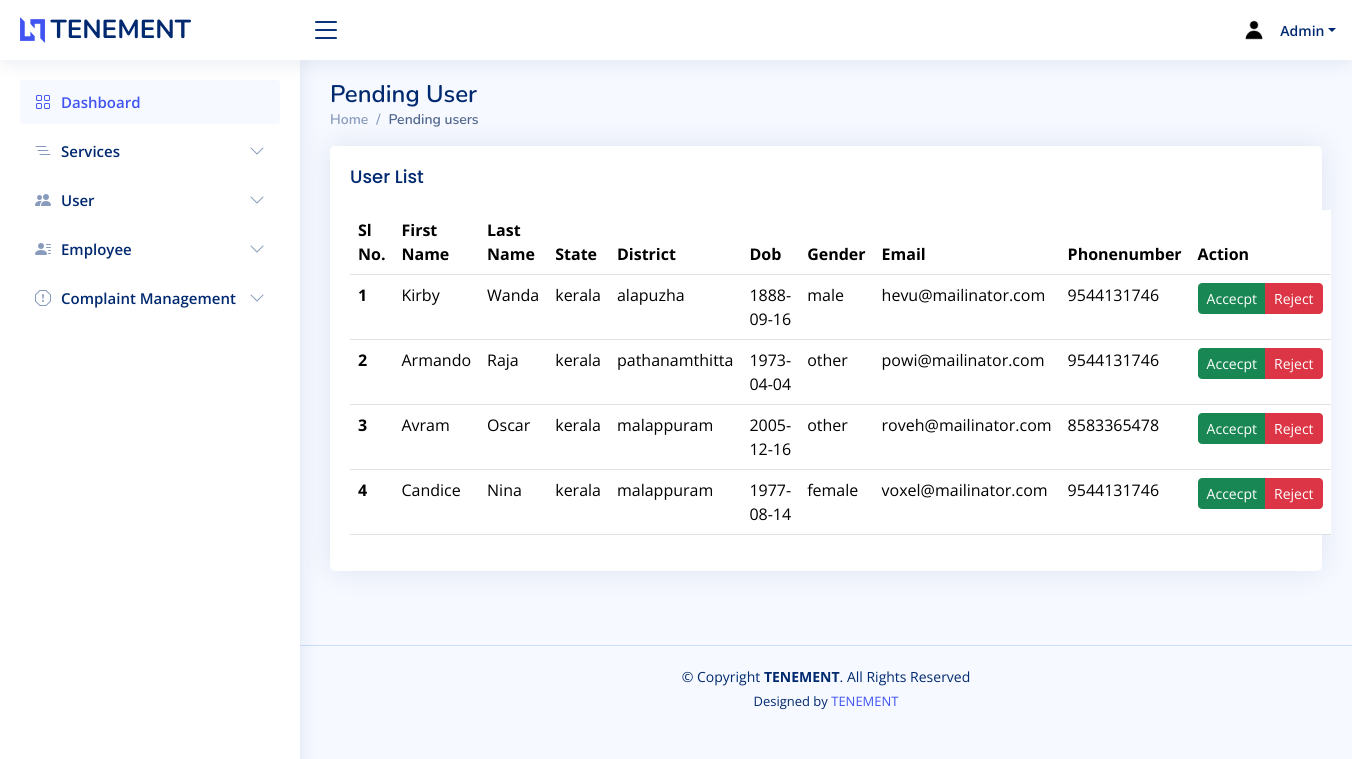
The app's page /admin/pendinguser.php, older data.
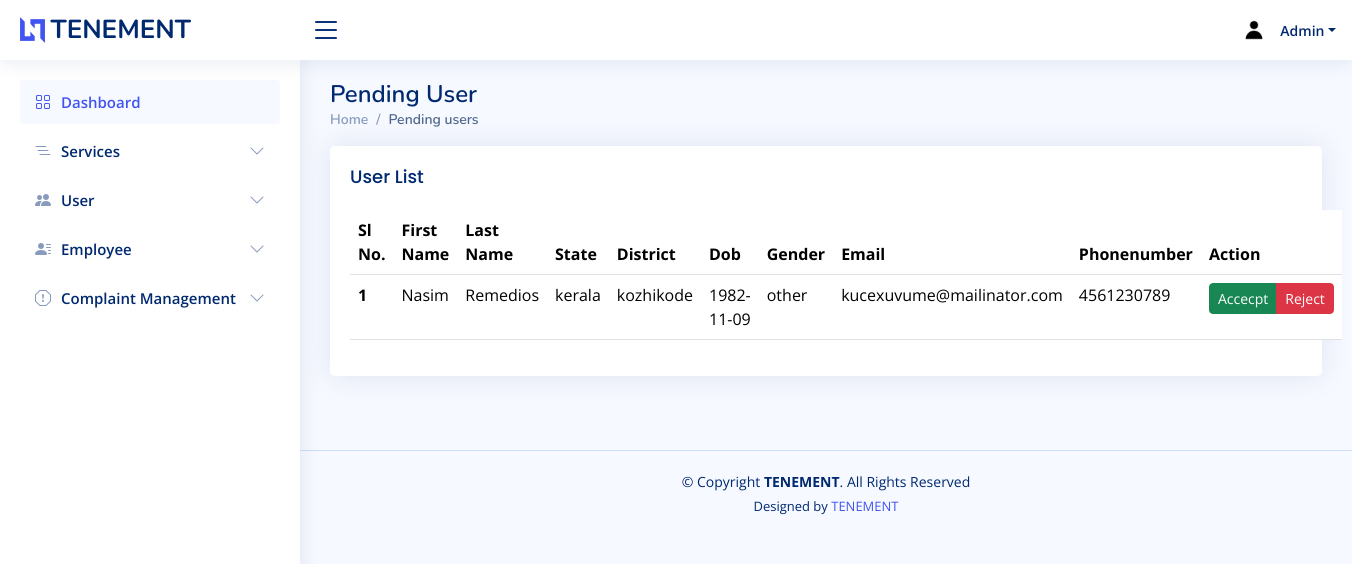
The same page, newer data.
### tables this page shows
CREATE TABLE `user_register` (
  `fname` varchar(50) NOT NULL,
  `lname` varchar(50) NOT NULL,
  `state` varchar(50) NOT NULL,
  `district` varchar(50) NOT NULL,
  `dob` date NOT NULL,
  `gender` varchar(50) NOT NULL,
  `email` varchar(50) NOT NULL,
  `phonenumber` varchar(50) NOT NULL,
  `password` varchar(50) NOT NULL,
  `img` varchar(50) NOT NULL DEFAULT 'default.png'
);

### connect.php (called while the page is built, shortened)
<?php
$dbname="tenement";
$conn=mysqli_connect("localhost","root","",$dbname);
function select_data($sql)
{
  global $conn;
  $res = mysqli_query($conn, $sql);
  if ($res)
    return $res;
  else
    return False;
}
?>

### admin/pendinguser.php (the view, shortened to what this page needs)
<?php
include 'header.php';
?>
<main id="main" class="main">
  <div class="pagetitle">
    <h1>Pending User</h1>
    <nav>
      <ol class="breadcrumb">
        <li class="breadcrumb-item"><a href="index.php">Home</a></li>
        <li class="breadcrumb-item active">Pending users</li>
      </ol>
    </nav>
  </div>
  <section class="section dashboard">
    <div class="row">
      <section class="section">
        <div class="row">
          <div class="col-lg-12">
            <div class="card">
              <div class="card-body">
                <h5 class="card-title">User List</h5>
                <table class="table datatable">
                  <thead>
                    <tr>
                      <th scope="col">Sl No.</th>
                      <th scope="col">First Name</th>
                      <th scope="col">Last Name</th>
                      <th scope="col">State</th>
                      <th scope="col">District</th>
                      <th scope="col">Dob</th>
                      <th scope="col">Gender</th>
                      <th scope="col">Email</th>
                      <th scope="col">Phonenumber</th>
                      <th scope="col">Action</th>
                    </tr>
                  </thead>
                  <tbody>
                    <?php
                    $sql = "SELECT * FROM `user_register` WHERE email IN (SELECT email FROM `loginpage` WHERE status = 0)";
                    $data = select_data($sql);
                    $n = 1;
                    while ($row = mysqli_fetch_assoc($data)) {
                      ?>
                      <tr>
                        <th scope='row'>
                          <?php echo $n++; ?>
                        </th>
                        <td>
                          <?php echo $row['fname'] ?>
                        </td>
                        <td>
                          <?php echo $row['lname'] ?>
                        </td>
                        <td>
                          <?php echo $row['state'] ?>
                        </td>
                        <td>
                          <?php echo $row['district'] ?>
                        </td>
                        <td>
                          <?php echo $row['dob'] ?>
                        </td>
                        <td>
                          <?php echo $row['gender'] ?>
                        </td>
                        <td>
                          <?php echo $row['email'] ?>
                        </td>
                        <td>
                          <?php echo $row['phonenumber'] ?>
                        </td>
                        <td>
                          <div class="btn-group">
                            <a href="php/verifyuser.php?email=<?php echo $row['email'];?>&status=1" class="btn btn-success btn-sm">Accecpt</a>
                            <a href="php/verifyuser.php?email=<?php echo $row['email'];?>&status=-1" class="btn btn-danger btn-sm">Reject</a>
                          </div>
                        </td>
                      </tr>
                      <?php
                    }
                    ?>
                  </tbody>
                </table>
              </div>
            </div>
          </div>
        </div>
      </section>
</main>

### admin/header.php (shortened to what this page needs)
<?php
require '../connect.php';
?>
<!DOCTYPE html>
<html lang="en">
<head>
  <link href="assets/vendor/bootstrap/css/bootstrap.min.css" rel="stylesheet">
  <link href="assets/vendor/bootstrap-icons/bootstrap-icons.css" rel="stylesheet">
  <link href="assets/vendor/boxicons/css/boxicons.min.css" rel="stylesheet">
  <link href="assets/vendor/quill/quill.snow.css" rel="stylesheet">
  <link href="assets/vendor/quill/quill.bubble.css" rel="stylesheet">
  <link href="assets/vendor/remixicon/remixicon.css" rel="stylesheet">
  <link href="assets/vendor/simple-datatables/style.css" rel="stylesheet">
  <link href="assets/css/style.css" rel="stylesheet">
</head>
<body>
  <header id="header" class="header fixed-top d-flex align-items-center">
    <div class="d-flex align-items-center justify-content-between">
      <a href="index.php" class="logo d-flex align-items-center">
        <img src="assets/img/logo.png" alt="">
        <span class="d-none d-lg-block">TENEMENT</span>
      </a>
      <i class="bi bi-list toggle-sidebar-btn"></i>
    </div>
    <nav class="header-nav ms-auto">
      <ul class="d-flex align-items-center">
        <li class="nav-item dropdown pe-3">
          <a class="nav-link nav-profile d-flex align-items-center pe-0" href="#" data-bs-toggle="dropdown">
            <img src="assets/img/default.png" alt="Profile" class="rounded-circle">
            <span class="d-none d-md-block dropdown-toggle ps-2">Admin</span>
          </a>
        </li>
      </ul>
    </nav>
  </header>
  <aside id="sidebar" class="sidebar">
    <ul class="sidebar-nav" id="sidebar-nav">
      <li class="nav-item">
        <a class="nav-link " href="index.php">
          <i class="bi bi-grid"></i>
          <span>Dashboard</span>
        </a>
      </li>
<li class="nav-item">
  <a class="nav-link collapsed" data-bs-target="#icons-nav" data-bs-toggle="collapse" href="#">
    <i class="bi bi-list-nested"></i><span>Services</span><i class="bi bi-chevron-down ms-auto"></i>
  </a>
</li>
      <li class="nav-item">
        <a class="nav-link collapsed" data-bs-target="#forms-nav" data-bs-toggle="collapse" href="#">
          <i class="bi bi-people-fill"></i><span>User</span><i class="bi bi-chevron-down ms-auto"></i>
        </a>
      </li>
      <li class="nav-item">
        <a class="nav-link collapsed" data-bs-target="#tables-nav" data-bs-toggle="collapse" href="#">
        <i class="bi bi-person-lines-fill"></i><span>Employee</span><i class="bi bi-chevron-down ms-auto"></i>
        </a>
      </li>
      <li class="nav-item">
        <a class="nav-link collapsed" data-bs-target="#charts-nav" data-bs-toggle="collapse" href="#">
          <i class="bi bi-exclamation-octagon"></i><span>Complaint Management</span><i class="bi bi-chevron-down ms-auto"></i>
        </a>
      </li>
    </ul>
  </aside>

### admin/assets/css/style.css (style rules this page uses)
:root { scroll-behavior: smooth; }
body { font-family: "Open Sans", sans-serif; background: #f6f9ff; color: #444444; }
a { color: #4154f1; text-decoration: none; }
h1, h2, h3, h4, h5, h6 { font-family: "Nunito", sans-serif; }
#main { margin-top: 60px; padding: 20px 30px; transition: all 0.3s; }
.pagetitle { margin-bottom: 10px; }
.pagetitle h1 { font-size: 24px; margin-bottom: 0; font-weight: 600; color: #012970; }
.card { margin-bottom: 30px; border: none; border-radius: 5px; box-shadow: 0px 0 30px rgba(1, 41, 112, 0.1); }
.card-title { padding: 20px 0 15px 0; font-size: 18px; font-weight: 500; color: #012970; font-family: "Poppins", sans-serif; }
.card-body { padding: 0 20px 20px 20px; }
.breadcrumb { font-size: 14px; font-family: "Nunito", sans-serif; color: #899bbd; font-weight: 600; }
.breadcrumb a { color: #899bbd; transition: 0.3s; }
.breadcrumb .breadcrumb-item::before { color: #899bbd; }
.breadcrumb .active { color: #51678f; font-weight: 600; }
.logo { line-height: 1; }
@media (min-width: 1200px) { .logo { width: 280px; } }
.logo img { max-height: 26px; margin-right: 6px; }
.logo span { font-size: 26px; font-weight: 700; color: #012970; font-family: "Nunito", sans-serif; }
.header { transition: all 0.5s; z-index: 997; height: 60px; box-shadow: 0px 2px 20px rgba(1, 41, 112, 0.1); background-color: #fff; padding-left: 20px; }
.header .toggle-sidebar-btn { font-size: 32px; padding-left: 10px; cursor: pointer; color: #012970; }
.header-nav ul { list-style: none; }
.header-nav > ul { margin: 0; padding: 0; }
.header-nav .nav-profile { color: #012970; }
.header-nav .nav-profile img { max-height: 36px; }
.header-nav .nav-profile span { font-size: 14px; font-weight: 600; }
.sidebar { position: fixed; top: 60px; left: 0; bottom: 0; width: 300px; z-index: 996; transition: all 0.3s; padding: 20px; overflow-y: auto; scrollbar-width: thin; scrollbar-color: #aab7cf transparent; box-shadow: 0px 0px 20px rgba(1, 41, 112, 0.1); background-color: #fff; }
@media (min-width: 1200px) { #main, #footer { margin-left: 300px; } }
.sidebar-nav { padding: 0; margin: 0; list-style: none; }
.sidebar-nav li { padding: 0; margin: 0; list-style: none; }
.sidebar-nav .nav-item { margin-bottom: 5px; }
.sidebar-nav .nav-link { display: flex; align-items: center; font-size: 15px; font-weight: 600; color: #4154f1; transition: 0.3; background: #f6f9ff; padding: 10px 15px; border-radius: 4px; }
.sidebar-nav .nav-link i { font-size: 16px; margin-right: 10px; color: #4154f1; }
.sidebar-nav .nav-link.collapsed { color: #012970; background: #fff; }
.sidebar-nav .nav-link.collapsed i { color: #899bbd; }
.sidebar-nav .nav-link .bi-chevron-down { margin-right: 0; transition: transform 0.2s ease-in-out; }
.footer { padding: 20px 0; font-size: 14px; transition: all 0.3s; border-top: 1px solid #cddfff; }
.footer .copyright { text-align: center; color: #012970; }
.footer .credits { padding-top: 5px; text-align: center; font-size: 13px; color: #012970; }

Row changes from the older to the newer data that the page shows:
removed user_register: fname "Kirby", lname "Wanda", state "kerala", district "alapuzha", dob "1888-09-16", gender "male", email "hevu@mailinator.com", phonenumber "9544131746"
removed user_register: fname "Armando", lname "Raja", state "kerala", district "pathanamthitta", dob "1973-04-04", gender "other", email "powi@mailinator.com", phonenumber "9544131746"
removed user_register: fname "Avram", lname "Oscar", state "kerala", district "malappuram", dob "2005-12-16", gender "other", email "roveh@mailinator.com", phonenumber "8583365478"
removed user_register: fname "Candice", lname "Nina", state "kerala", district "malappuram", dob "1977-08-14", gender "female", email "voxel@mailinator.com", phonenumber "9544131746"
added user_register: fname "Nasim", lname "Remedios", state "kerala", district "kozhikode", dob "1982-11-09", gender "other", email "kucexuvume@mailinator.com", phonenumber "4561230789"
